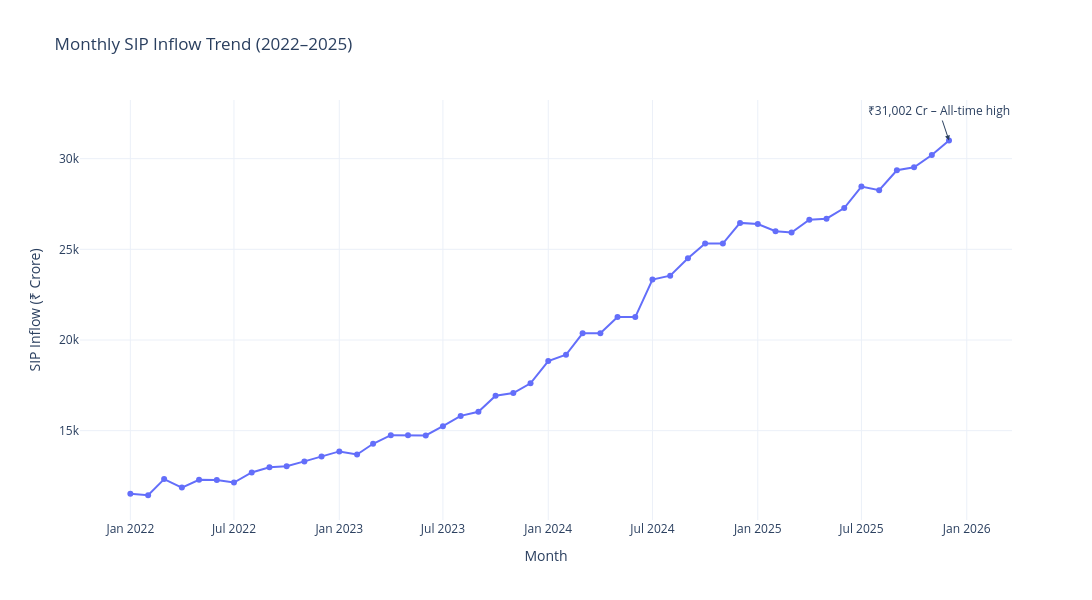

Notebook cell for this chart:
### Code cell
import pandas as pd
import plotly.express as px

# Load SIP data
sip_df = pd.read_csv("../Data/Raw/04_monthly_sip_inflows.csv")

# Convert month to date
sip_df["month"] = pd.to_datetime(sip_df["month"])

# Create SIP inflow line chart
fig = px.line(
    sip_df,
    x="month",
    y="sip_inflow_crore",
    title="Monthly SIP Inflow Trend (2022–2025)",
    labels={
        "month": "Month",
        "sip_inflow_crore": "SIP Inflow (₹ Crore)"
    },
    markers=True
)

# Highlight December 2025 value
dec_2025 = sip_df[sip_df["month"] == "2025-12-01"]

if not dec_2025.empty:
    value = dec_2025["sip_inflow_crore"].iloc[0]

    fig.add_annotation(
        x="2025-12-01",
        y=value,
        text=f"₹{value:,.0f} Cr – All-time high",
        showarrow=True,
        arrowhead=2
    )

fig.update_layout(
    template="plotly_white",
    width=1200,
    height=600
)

fig.show()

# Save PNG
fig.write_image(
    "../Reports/EDA_Charts/sip_inflow_trend.png",
    width=1200,
    height=600
)

print("SIP chart saved successfully!")

### Figure 1 — Plotly figure (JSON) as saved in the notebook; plotly's stock layout.template omitted (floating-point values rounded to 4 significant figures)
{"data": [{"hovertemplate": "Month=%{x}<br>SIP Inflow (₹ Crore)=%{y}<extra></extra>", "legendgroup": "", "line": {"color": "#636efa", "dash": "solid"}, "marker": {"symbol": "circle"}, "mode": "lines+markers", "name": "", "orientation": "v", "showlegend": false, "type": "scatter", "x": ["2022-01-01T00:00:00", "2022-02-01T00:00:00", "2022-03-01T00:00:00", "2022-04-01T00:00:00", "2022-05-01T00:00:00", "2022-06-01T00:00:00", "2022-07-01T00:00:00", "2022-08-01T00:00:00", "2022-09-01T00:00:00", "2022-10-01T00:00:00", "2022-11-01T00:00:00", "2022-12-01T00:00:00", "2023-01-01T00:00:00", "2023-02-01T00:00:00", "2023-03-01T00:00:00", "2023-04-01T00:00:00", "2023-05-01T00:00:00", "2023-06-01T00:00:00", "2023-07-01T00:00:00", "2023-08-01T00:00:00", "2023-09-01T00:00:00", "2023-10-01T00:00:00", "2023-11-01T00:00:00", "2023-12-01T00:00:00", "2024-01-01T00:00:00", "2024-02-01T00:00:00", "2024-03-01T00:00:00", "2024-04-01T00:00:00", "2024-05-01T00:00:00", "2024-06-01T00:00:00", "2024-07-01T00:00:00", "2024-08-01T00:00:00", "2024-09-01T00:00:00", "2024-10-01T00:00:00", "2024-11-01T00:00:00", "2024-12-01T00:00:00", "2025-01-01T00:00:00", "2025-02-01T00:00:00", "2025-03-01T00:00:00", "2025-04-01T00:00:00", "2025-05-01T00:00:00", "2025-06-01T00:00:00", "2025-07-01T00:00:00", "2025-08-01T00:00:00", "2025-09-01T00:00:00", "2025-10-01T00:00:00", "2025-11-01T00:00:00", "2025-12-01T00:00:00"], "xaxis": "x", "y": [11517, 11438, 12328, 11863, 12286, 12276, 12140, 12694, 12976, 13040, 13306, 13573, 13856, 13687, 14276, 14749, 14749, 14734, 15245, 15814, 16042, 16928, 17073, 17610, 18838, 19187, 20371, 20371, 21262, 21262, 23332, 23547, 24509, 25323, 25320, 26459, 26400, 25999, 25926, 26632, 26688, 27274, 28464, 28265, 29361, 29529, 30200, 31002], "yaxis": "y"}], "layout": {"annotations": [{"arrowhead": 2, "showarrow": true, "text": "₹31,002 Cr – All-time high", "x": "2025-12-01", "y": 31002}], "height": 600, "legend": {"tracegroupgap": 0}, "title": {"text": "Monthly SIP Inflow Trend (2022–2025)"}, "width": 1200, "xaxis": {"anchor": "y", "domain": [0, 1], "title": {"text": "Month"}}, "yaxis": {"anchor": "x", "domain": [0, 1], "title": {"text": "SIP Inflow (₹ Crore)"}}}}
